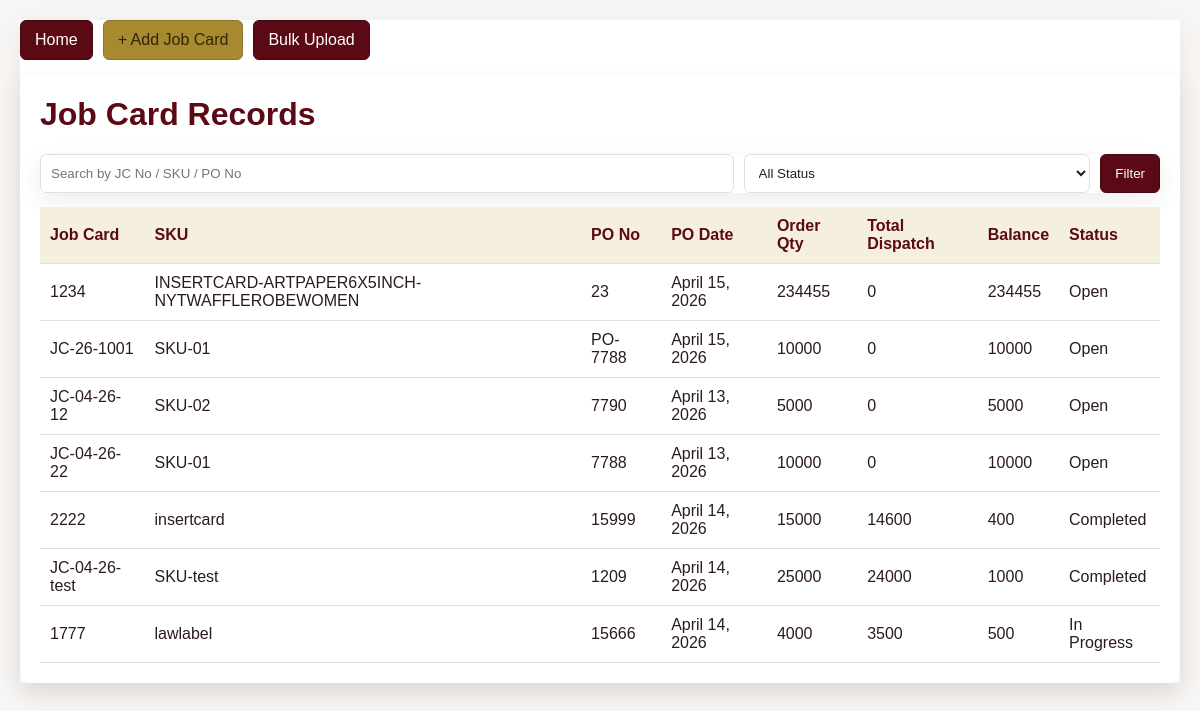
/job-card-records/, run on the app's committed database.
### core/models.py (models this page shows, shortened)
class JobCard(models.Model):
    job_card_no = models.CharField(max_length=50, unique=True)
    month = models.CharField(max_length=20, null=True, blank=True)
    po_date = models.DateField(null=True, blank=True)
    PO_No = models.CharField(max_length=50, null=True, blank=True)
    SKU = models.CharField(max_length=100)
    material = models.ForeignKey(Material, on_delete=models.SET_NULL, null=True, blank=True)
    colour = models.IntegerField(null=True, blank=True)
    application = models.CharField(max_length=100, null=True, blank=True)
    order_qty = models.IntegerField()
    total_impressions_required = models.IntegerField(
        null=True,
        blank=True,
        help_text="Total impressions required for this job (manually entered based on machine config - 1/2/5 color, front-back, etc.)"
    )
    ups = models.IntegerField(null=True, blank=True)
    print_sheet_size = models.CharField(max_length=50, null=True, blank=True)
    wastage = models.IntegerField(default=0,help_text="in Sheets")
    purchase_sheet_size = models.CharField(max_length=50, null=True, blank=True)
    purchase_sheet_ups = models.IntegerField(null=True, blank=True)
    remarks = models.TextField(null=True, blank=True)
    destination = models.CharField(max_length=100, null=True, blank=True)
    machine_name = models.ForeignKey('Machine', on_delete=models.SET_NULL, null=True, blank=True)
    department = models.ForeignKey(Department, on_delete=models.SET_NULL, null=True, blank=True)
    die_cutting = models.CharField(max_length=100, null=True, blank=True)
    is_active = models.BooleanField(default=True)
    created_at = models.DateTimeField(auto_now_add=True)
    status = models.CharField(max_length=20, default='Open')
    @property
    def total_production(self):
        return self.productions.aggregate(total=Sum('output_sheets'))['total'] or 0
    @property
    def total_dispatch(self):
        return self.dispatch_set.aggregate(total=Sum('dispatch_qty'))['total'] or 0
    @property
    def balance_qty(self):
        return self.order_qty - self.total_dispatch
    @property
    def job_status(self):
        if self.order_qty == 0:
            return "Open"
        dispatch_ratio = (self.total_dispatch / self.order_qty) * 100
        if dispatch_ratio >= 95:
            return "Completed"
        elif self.total_production > 0:
            return "In Progress"
        return "Open"

### core/views.py (the view)
# urls.py: path('job-card-records/', views.job_card_records, name='job_card_records'),
def job_card_records(request):
    query = (request.GET.get('q') or '').strip()
    status = (request.GET.get('status') or '').strip()
    jobcards = JobCard.objects.select_related('material', 'machine_name', 'department').order_by('-created_at')
    if query:
        jobcards = jobcards.filter(
            Q(job_card_no__icontains=query) |
            Q(SKU__icontains=query) |
            Q(PO_No__icontains=query)
        )
    if status:
        jobcards = jobcards.filter(status=status)
    context = {
        'jobcards': jobcards,
        'q': query,
        'status': status,
    }
    return render(request, 'job_card_records.html', context)

### core/templates/job_card_records.html (shortened to what this page needs)
{% load static %}
<!DOCTYPE html>
<html>
<head>
    <link rel="stylesheet" href="{% static 'core/css/theme.css' %}">
</head>
<body>
    <div class="container">
        <div class="top-actions">
            <a href="/" class="btn">Home</a>
            <a href="{% url 'job_card_entry' %}" class="btn btn-green">+ Add Job Card</a>
            <a href="{% url 'bulk_upload_jobcards' %}" class="btn">Bulk Upload</a>
        </div>
        <div class="card">
            <h1>Job Card Records</h1>
            <form method="GET" class="filters">
                <input name="q" value="{{ q }}" placeholder="Search by JC No / SKU / PO No">
                <select name="status">
                    <option value="">All Status</option>
                </select>
                <button type="submit" class="btn">Filter</button>
            </form>
            <table>
                <thead>
                    <tr>
                        <th>Job Card</th>
                        <th>SKU</th>
                        <th>PO No</th>
                        <th>PO Date</th>
                        <th>Order Qty</th>
                        <th>Total Dispatch</th>
                        <th>Balance</th>
                        <th>Status</th>
                    </tr>
                </thead>
                <tbody>
                    {% for row in jobcards %}
                    <tr>
                        <td>{{ row.job_card_no }}</td>
                        <td>{{ row.SKU }}</td>
                        <td>{{ row.PO_No|default:'-' }}</td>
                        <td>{{ row.po_date|default:'-' }}</td>
                        <td>{{ row.order_qty }}</td>
                        <td>{{ row.total_dispatch }}</td>
                        <td>{{ row.balance_qty }}</td>
                        <td>{{ row.job_status }}</td>
                    </tr>
                    {% empty %}
                    <tr><td colspan="8" class="muted">No job cards found.</td></tr>
                    {% endfor %}
                </tbody>
            </table>
        </div>
    </div>
</body>
</html>

### core/static/core/css/theme.css (style rules this page uses)
:root { --brand-bg: #f8f6f4; --brand-surface: #ffffff; --brand-text: #2b1b1d; --brand-muted: #6f6265; --brand-line: #e6dedd; --brand-primary: #5b0a15; --brand-primary-dark: #440811; --brand-accent: #a78a2f; --brand-accent-soft: #f7f1e1; --brand-shadow: 0 8px 24px rgba(57, 27, 31, 0.08); --brand-success-bg: #f1f8f1; --brand-success-text: #1f5e2c; --brand-success-line: #c8decf; --brand-error-bg: #fceff0; --brand-error-text: #7b1c27; --brand-error-line: #edc8cd; }
body { background: var(--brand-bg) !important; color: var(--brand-text); }
h1, h2, h3, h4 { color: var(--brand-primary); }
.container, .card, .metric-card, .chart-card, .recent-productions, .filters { background: var(--brand-surface) !important; border-color: var(--brand-line) !important; box-shadow: var(--brand-shadow) !important; }
input, select, textarea, .file-input { border: 1px solid var(--brand-line) !important; border-radius: 6px; background: #fff; color: var(--brand-text); }
.btn, .nav-btn, .submit-btn, .erp-button, button[type="submit"] { background: var(--brand-primary) !important; color: #fff !important; border: 1px solid var(--brand-primary-dark) !important; }
.btn-green, .btn-primary, .plus-btn, .upload-btn, .dashboard-link { background: var(--brand-accent) !important; color: #2f2508 !important; border: 1px solid #8c7428 !important; }
th { background: #f5efdf !important; color: var(--brand-primary) !important; }
table, th, td, .production-table th, .production-table td { border-color: var(--brand-line) !important; }

### core/templates/job_card_records.html (style rules this page uses)
body { font-family: Arial, sans-serif; margin: 0; padding: 20px; background: #f3f6f9; }
.container { max-width: 1200px; margin: 0 auto; }
.card { background: #fff; border-radius: 10px; padding: 20px; box-shadow: 0 2px 10px rgba(0,0,0,0.08); }
.top-actions { display: flex; gap: 10px; margin-bottom: 16px; }
.btn { background: #417690; color: #fff; text-decoration: none; padding: 10px 14px; border-radius: 6px; border: none; cursor: pointer; }
.btn-green { background: #198754; }
h1 { margin-top: 0; }
.filters { display: grid; grid-template-columns: 2fr 1fr auto; gap: 10px; margin-bottom: 14px; }
input, select { padding: 10px; border: 1px solid #cfd6de; border-radius: 6px; }
table { width: 100%; border-collapse: collapse; }
th, td { padding: 10px; border-bottom: 1px solid #e7ebef; text-align: left; }
th { background: #f7f9fb; }

### data on the page
JobCard: job_card_no "1234", SKU "INSERTCARD-ARTPAPER6X5INCH-NYTWAFFLEROBEWOMEN", PO_No "23", po_date "April 15, 2026", order_qty "234455", total_dispatch "0", balance_qty "234455", job_status "Open"
JobCard: job_card_no "JC-26-1001", SKU "SKU-01", PO_No "PO-7788", po_date "April 15, 2026", order_qty "10000", total_dispatch "0", balance_qty "10000", job_status "Open"
JobCard: job_card_no "JC-04-26-12", SKU "SKU-02", PO_No "7790", po_date "April 13, 2026", order_qty "5000", total_dispatch "0", balance_qty "5000", job_status "Open"
JobCard: job_card_no "JC-04-26-22", SKU "SKU-01", PO_No "7788", po_date "April 13, 2026", order_qty "10000", total_dispatch "0", balance_qty "10000", job_status "Open"
JobCard: job_card_no "2222", SKU "insertcard", PO_No "15999", po_date "April 14, 2026", order_qty "15000", total_dispatch "14600", balance_qty "400", job_status "Completed"
JobCard: job_card_no "JC-04-26-test", SKU "SKU-test", PO_No "1209", po_date "April 14, 2026", order_qty "25000", total_dispatch "24000", balance_qty "1000", job_status "Completed"
JobCard: job_card_no "1777", SKU "lawlabel", PO_No "15666", po_date "April 14, 2026", order_qty "4000", total_dispatch "3500", balance_qty "500", job_status "In Progress"
